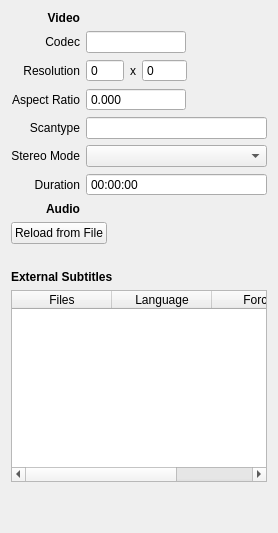
          <widget class="QWidget" name="tab_3">
           <attribute name="title">
            <string>Streamdetails</string>
           </attribute>
           <layout class="QVBoxLayout" name="verticalLayout_12">
            <item>
             <layout class="QGridLayout" name="streamDetails">
              <item row="1" column="1">
               <widget class="QLineEdit" name="videoCodec">
                <property name="maximumSize">
                 <size>
                  <width>100</width>
                  <height>16777215</height>
                 </size>
                </property>
               </widget>
              </item>
              <item row="2" column="0">
               <widget class="QLabel" name="label_28">
                <property name="text">
                 <string>Resolution</string>
                </property>
                <property name="alignment">
                 <set>Qt::AlignRight|Qt::AlignTrailing|Qt::AlignVCenter</set>
                </property>
               </widget>
              </item>
              <item row="4" column="0">
               <widget class="QLabel" name="label_32">
                <property name="text">
                 <string>Scantype</string>
                </property>
                <property name="alignment">
                 <set>Qt::AlignRight|Qt::AlignTrailing|Qt::AlignVCenter</set>
                </property>
               </widget>
              </item>
              <item row="3" column="0">
               <widget class="QLabel" name="label_29">
                <property name="text">
                 <string>Aspect Ratio</string>
                </property>
                <property name="alignment">
                 <set>Qt::AlignRight|Qt::AlignTrailing|Qt::AlignVCenter</set>
                </property>
               </widget>
              </item>
              <item row="4" column="1">
               <widget class="QLineEdit" name="videoScantype">
                <property name="maximumSize">
                 <size>
                  <width>200</width>
                  <height>16777215</height>
                 </size>
                </property>
               </widget>
              </item>
              <item row="3" column="1">
               <widget class="QDoubleSpinBox" name="videoAspectRatio">
                <property name="maximumSize">
                 <size>
                  <width>100</width>
                  <height>16777215</height>
                 </size>
                </property>
                <property name="buttonSymbols">
                 <enum>QAbstractSpinBox::NoButtons</enum>
                </property>
                <property name="decimals">
                 <number>3</number>
                </property>
               </widget>
              </item>
              <item row="7" column="0">
               <widget class="QLabel" name="labelStreamDetailsAudio">
                <property name="font">
                 <font>
                  <weight>75</weight>
                  <bold>true</bold>
                 </font>
                </property>
                <property name="text">
                 <string>Audio</string>
                </property>
                <property name="alignment">
                 <set>Qt::AlignRight|Qt::AlignTrailing|Qt::AlignVCenter</set>
                </property>
               </widget>
              </item>
              <item row="0" column="0">
               <widget class="QLabel" name="label_27">
                <property name="font">
                 <font>
                  <weight>75</weight>
                  <bold>true</bold>
                 </font>
                </property>
                <property name="text">
                 <string>Video</string>
                </property>
                <property name="alignment">
                 <set>Qt::AlignRight|Qt::AlignTrailing|Qt::AlignVCenter</set>
                </property>
               </widget>
              </item>
              <item row="6" column="1">
               <widget class="QTimeEdit" name="videoDuration">
                <property name="maximumSize">
                 <size>
                  <width>200</width>
                  <height>16777215</height>
                 </size>
                </property>
                <property name="buttonSymbols">
                 <enum>QAbstractSpinBox::NoButtons</enum>
                </property>
                <property name="displayFormat">
                 <string>HH:mm:ss</string>
                </property>
               </widget>
              </item>
              <item row="6" column="0">
               <widget class="QLabel" name="label_33">
                <property name="text">
                 <string>Duration</string>
                </property>
                <property name="alignment">
                 <set>Qt::AlignRight|Qt::AlignTrailing|Qt::AlignVCenter</set>
                </property>
               </widget>
              </item>
              <item row="2" column="1">
               <layout class="QHBoxLayout" name="horizontalLayout_16">
                <item>
                 <widget class="QSpinBox" name="videoWidth">
                  <property name="buttonSymbols">
                   <enum>QAbstractSpinBox::NoButtons</enum>
                  </property>
                  <property name="maximum">
                   <number>9999</number>
                  </property>
                 </widget>
                </item>
                <item>
                 <widget class="QLabel" name="label_30">
                  <property name="text">
                   <string notr="true">x</string>
                  </property>
                 </widget>
                </item>
                <item>
                 <widget class="QSpinBox" name="videoHeight">
                  <property name="buttonSymbols">
                   <enum>QAbstractSpinBox::NoButtons</enum>
                  </property>
                  <property name="maximum">
                   <number>99999</number>
                  </property>
                 </widget>
                </item>
                <item>
                 <spacer name="horizontalSpacer_10">
                  <property name="orientation">
                   <enum>Qt::Horizontal</enum>
                  </property>
                  <property name="sizeHint" stdset="0">
                   <size>
                    <width>40</width>
                    <height>20</height>
                   </size>
                  </property>
                 </spacer>
                </item>
               </layout>
              </item>
              <item row="1" column="0">
               <widget class="QLabel" name="label_31">
                <property name="text">
                 <string>Codec</string>
                </property>
                <property name="alignment">
                 <set>Qt::AlignRight|Qt::AlignTrailing|Qt::AlignVCenter</set>
                </property>
               </widget>
              </item>
              <item row="5" column="0">
               <widget class="QLabel" name="label_10">
                <property name="text">
                 <string>Stereo Mode</string>
                </property>
                <property name="alignment">
                 <set>Qt::AlignRight|Qt::AlignTrailing|Qt::AlignVCenter</set>
                </property>
               </widget>
              </item>
              <item row="5" column="1">
               <widget class="QComboBox" name="stereoMode">
                <property name="sizeAdjustPolicy">
                 <enum>QComboBox::AdjustToContents</enum>
                </property>
               </widget>
              </item>
             </layout>
            </item>
            <item>
             <layout class="QHBoxLayout" name="horizontalLayout_17">
              <item>
               <widget class="QPushButton" name="buttonReloadStreamDetails">
                <property name="text">
                 <string>Reload from File</string>
                </property>
                <property name="icon">
                 <iconset resource="../../../data/MediaElch.qrc">
                  <normaloff>:/img/arrow_circle_right_white.png</normaloff>:/img/arrow_circle_right_white.png</iconset>
                </property>
                <property name="dropShadow" stdset="0">
                 <bool>true</bool>
                </property>
               </widget>
              </item>
              <item>
               <spacer name="horizontalSpacer_9">
                <property name="orientation">
                 <enum>Qt::Horizontal</enum>
                </property>
                <property name="sizeHint" stdset="0">
                 <size>
                  <width>40</width>
                  <height>20</height>
                 </size>
                </property>
               </spacer>
              </item>
             </layout>
            </item>
            <item>
             <spacer name="verticalSpacer_4">
              <property name="orientation">
               <enum>Qt::Vertical</enum>
              </property>
              <property name="sizeType">
               <enum>QSizePolicy::Fixed</enum>
              </property>
              <property name="sizeHint" stdset="0">
               <size>
                <width>20</width>
                <height>20</height>
               </size>
              </property>
             </spacer>
            </item>
            <item>
             <widget class="QLabel" name="label_14">
              <property name="font">
               <font>
                <weight>75</weight>
                <bold>true</bold>
               </font>
              </property>
              <property name="text">
               <string>External Subtitles</string>
              </property>
             </widget>
            </item>
            <item>
             <widget class="QTableWidget" name="subtitles">
              <property name="selectionMode">
               <enum>QAbstractItemView::NoSelection</enum>
              </property>
              <property name="selectionBehavior">
               <enum>QAbstractItemView::SelectRows</enum>
              </property>
              <property name="showGrid">
               <bool>false</bool>
              </property>
              <attribute name="verticalHeaderVisible">
               <bool>false</bool>
              </attribute>
              <column>
               <property name="text">
                <string>Files</string>
               </property>
              </column>
              <column>
               <property name="text">
                <string>Language</string>
               </property>
              </column>
              <column>
               <property name="text">
                <string>Forced</string>
               </property>
              </column>
             </widget>
            </item>
            <item>
             <spacer name="verticalSpacer_8">
              <property name="orientation">
               <enum>Qt::Vertical</enum>
              </property>
              <property name="sizeHint" stdset="0">
               <size>
                <width>20</width>
                <height>40</height>
               </size>
              </property>
             </spacer>
            </item>
           </layout>
          </widget>
